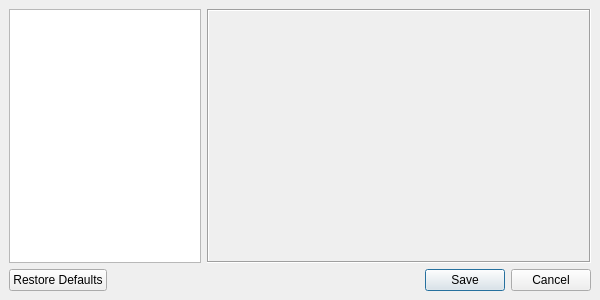
<?xml version="1.0" encoding="UTF-8"?>
<ui version="4.0">
 <class>PreferencesDialog</class>
 <widget class="QDialog" name="PreferencesDialog">
  <property name="geometry">
   <rect>
    <x>0</x>
    <y>0</y>
    <width>600</width>
    <height>300</height>
   </rect>
  </property>
  <property name="sizePolicy">
   <sizepolicy hsizetype="Expanding" vsizetype="Expanding">
    <horstretch>0</horstretch>
    <verstretch>0</verstretch>
   </sizepolicy>
  </property>
  <property name="windowTitle">
   <string>Preferences</string>
  </property>
  <layout class="QGridLayout">
   <property name="leftMargin">
    <number>9</number>
   </property>
   <property name="topMargin">
    <number>9</number>
   </property>
   <property name="rightMargin">
    <number>9</number>
   </property>
   <property name="bottomMargin">
    <number>9</number>
   </property>
   <property name="spacing">
    <number>6</number>
   </property>
   <item row="0" column="0">
    <widget class="QListWidget" name="listWidget">
     <property name="sizePolicy">
      <sizepolicy hsizetype="Expanding" vsizetype="Expanding">
       <horstretch>1</horstretch>
       <verstretch>0</verstretch>
      </sizepolicy>
     </property>
     <property name="minimumSize">
      <size>
       <width>148</width>
       <height>0</height>
      </size>
     </property>
     <property name="dragDropMode">
      <enum>QAbstractItemView::DragDrop</enum>
     </property>
     <property name="iconSize">
      <size>
       <width>32</width>
       <height>32</height>
      </size>
     </property>
     <property name="spacing">
      <number>12</number>
     </property>
     <property name="viewMode">
      <enum>QListView::IconMode</enum>
     </property>
    </widget>
   </item>
   <item row="0" column="1">
    <widget class="QStackedWidget" name="stackedWidget">
     <property name="sizePolicy">
      <sizepolicy hsizetype="Expanding" vsizetype="Expanding">
       <horstretch>2</horstretch>
       <verstretch>0</verstretch>
      </sizepolicy>
     </property>
     <property name="frameShape">
      <enum>QFrame::Box</enum>
     </property>
     <property name="frameShadow">
      <enum>QFrame::Sunken</enum>
     </property>
    </widget>
   </item>
   <item row="1" column="0" colspan="2">
    <widget class="QDialogButtonBox" name="buttonBox">
     <property name="orientation">
      <enum>Qt::Horizontal</enum>
     </property>
     <property name="standardButtons">
      <set>QDialogButtonBox::Cancel|QDialogButtonBox::RestoreDefaults|QDialogButtonBox::Save</set>
     </property>
    </widget>
   </item>
  </layout>
 </widget>
 <resources/>
 <connections>
  <connection>
   <sender>buttonBox</sender>
   <signal>accepted()</signal>
   <receiver>PreferencesDialog</receiver>
   <slot>accept()</slot>
   <hints>
    <hint type="sourcelabel">
     <x>257</x>
     <y>429</y>
    </hint>
    <hint type="destinationlabel">
     <x>157</x>
     <y>274</y>
    </hint>
   </hints>
  </connection>
  <connection>
   <sender>buttonBox</sender>
   <signal>rejected()</signal>
   <receiver>PreferencesDialog</receiver>
   <slot>reject()</slot>
   <hints>
    <hint type="sourcelabel">
     <x>325</x>
     <y>429</y>
    </hint>
    <hint type="destinationlabel">
     <x>286</x>
     <y>274</y>
    </hint>
   </hints>
  </connection>
 </connections>
</ui>
